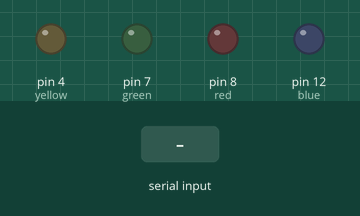
A sketch run on a simulated Arduino Uno, built with avr-gcc and run on an emulated ATmega328P. On the bench: output pins drawn as LEDs (lit = HIGH). The inputs (shaded band) are chosen by the test bench. What the sketch prints to the serial monitor is not drawn.

Above: at 1.2 s.
1.3 s: "1" received over Serial
At 2.1 s:
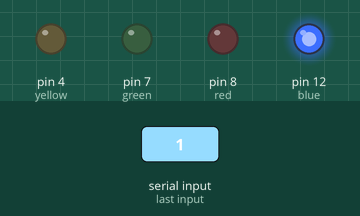
2.8 s: "2" received over Serial
At 3.3 s:
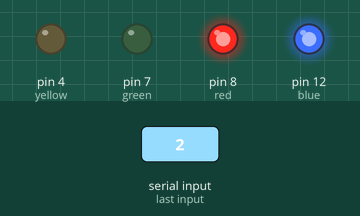
4.3 s: "3" received over Serial
At 5.5 s:
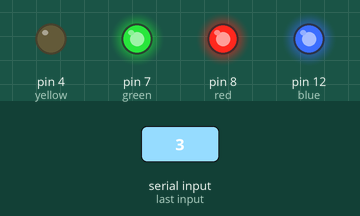
5.8 s: "4" received over Serial
At 6.8 s:
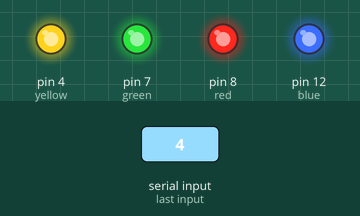
7.3 s: "1" received over Serial
At 7.9 s:
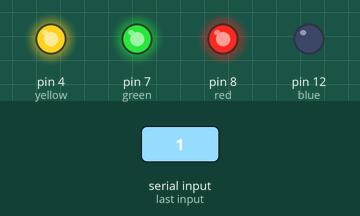
8.8 s: "2" received over Serial
At 10.2 s:
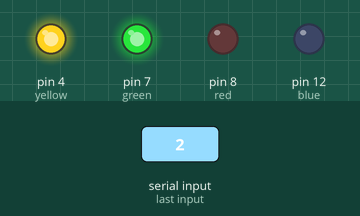
Timing chart, 0 to 11.3 s (numbered marks = the images above; inputs shaded):
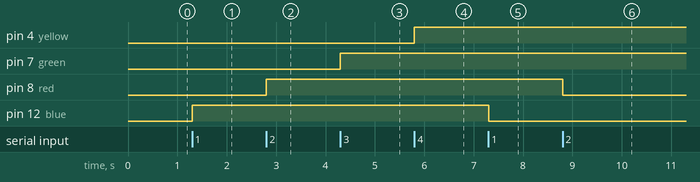

Measured:
- after the input at 1.3 s, pin 12 (blue): LOW → HIGH at once
- after the input at 2.8 s, pin 8 (red): LOW → HIGH at once
- after the input at 4.3 s, pin 7 (green): LOW → HIGH at once
- after the input at 5.8 s, pin 4 (yellow): LOW → HIGH at once
- after the input at 7.3 s, pin 12 (blue): HIGH → LOW at once
- after the input at 8.8 s, pin 8 (red): HIGH → LOW at once

The sketch:

ledsTest.pde
```cpp
int blue   = 12;
int red    = 8;
int green  = 7;
int yellow = 4;
int cond   = -1;
char state = '#';
boolean onBlue   = false;
boolean onRed    = false;
boolean onGreen  = false;
boolean onYellow = false;

//-----------------------------------------
void changeLedState()
{
  if(onBlue && onRed && onGreen && onYellow)
    state = 'a';
  if(onBlue && onRed && onGreen && !onYellow)
    state = 'b';
  if(onBlue && onRed && !onGreen && onYellow)
    state = 'c';
  if(onBlue && onRed && !onGreen && !onYellow)
    state = 'd';
  if(onBlue && !onRed && onGreen && onYellow)
    state = 'e';
  if(onBlue && !onRed && onGreen && !onYellow)
    state = 'f';
  if(onBlue && !onRed && !onGreen && onYellow)
    state = 'g';
  if(onBlue && !onRed && !onGreen && !onYellow)
    state = 'h';
  if(!onBlue && onRed && onGreen && onYellow)
    state = 'i';
  if(!onBlue && onRed && onGreen && !onYellow)
    state = 'j';
  if(!onBlue && onRed && !onGreen && onYellow)
    state = 'k';
  if(!onBlue && onRed && !onGreen && !onYellow)
    state = 'l';
  if(!onBlue && !onRed && onGreen && onYellow)
    state = 'm';
  if(!onBlue && !onRed && onGreen && !onYellow)
    state = 'n';
  if(!onBlue && !onRed && !onGreen && onYellow)
    state = 'o';
  if(!onBlue && !onRed && !onGreen && !onYellow)
    state = 'p';
}
//---------------------------------------------


void setup()
{
  Serial.begin(9600);
  pinMode(blue,OUTPUT);
  pinMode(red,OUTPUT);
  pinMode(green,OUTPUT);
  pinMode(yellow,OUTPUT);
}

void loop(){
  if (Serial.available() > 0) {


    cond = Serial.read();
    switch(cond){

    case 49:
      if(!onBlue)
      {
        digitalWrite(blue,HIGH);
        onBlue = true;
        changeLedState();
        Serial.print(state);

      }
      else
      {
        digitalWrite(blue,LOW);
        onBlue = false;
        changeLedState();
        Serial.print(state);

      }

      break;

    case 50:
      if(!onRed)
      {
        digitalWrite(red,HIGH);
        onRed = true;
        changeLedState();
        Serial.print(state);

      }
      else
      {
        digitalWrite(red,LOW);
        onRed = false;
        changeLedState();
        Serial.print(state);
      }

      break;
    case 51:

      if(!onGreen)
      {
        digitalWrite(green,HIGH);
        onGreen = true;
        changeLedState();
        Serial.print(state);

      }
      else
      {
        digitalWrite(green,LOW);
        onGreen = false;
        changeLedState();
        Serial.print(state);

      }

      break;
    case 52:
      if(!onYellow)
      {
        digitalWrite(yellow,HIGH);
        onYellow = true;
        changeLedState();
        Serial.print(state);

      }
      else
      {
        digitalWrite(yellow,LOW);
        onYellow = false;
        changeLedState();
        Serial.print(state);

      }

      break;
    case 53:
      Serial.print(state);
      break;

      default:
      {
        Serial.print("I received: ");
        Serial.println(cond);
        Serial.print(" millis ");

        Serial.println();
      }

    }

  }
}
```
